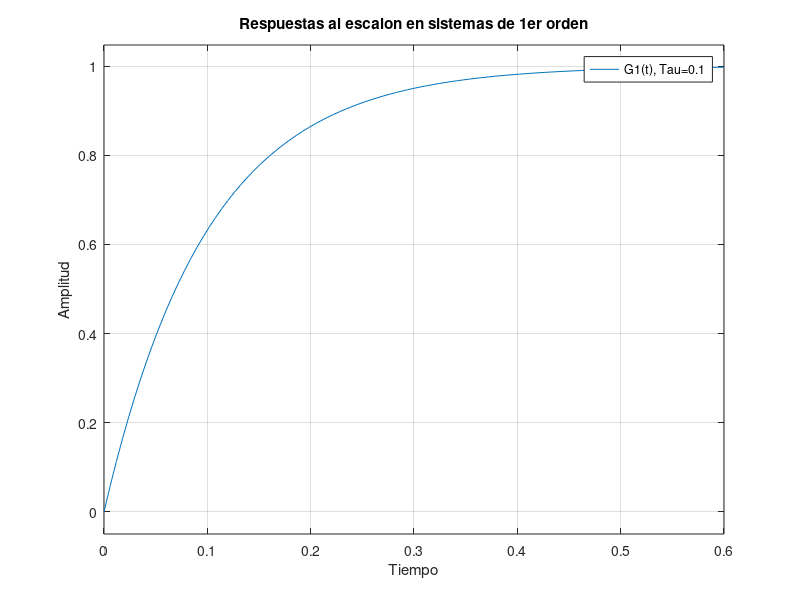

This chart was generated by the following MATLAB code:
T1 = 0.1

num = [1]
den = [T1 1]

G1 = tf(num, den)

step(G1)
title("Respuestas al escalon en sistemas de 1er orden")
ylabel("Amplitud")
xlabel("Tiempo")
legend('G1(t), Tau=0.1')